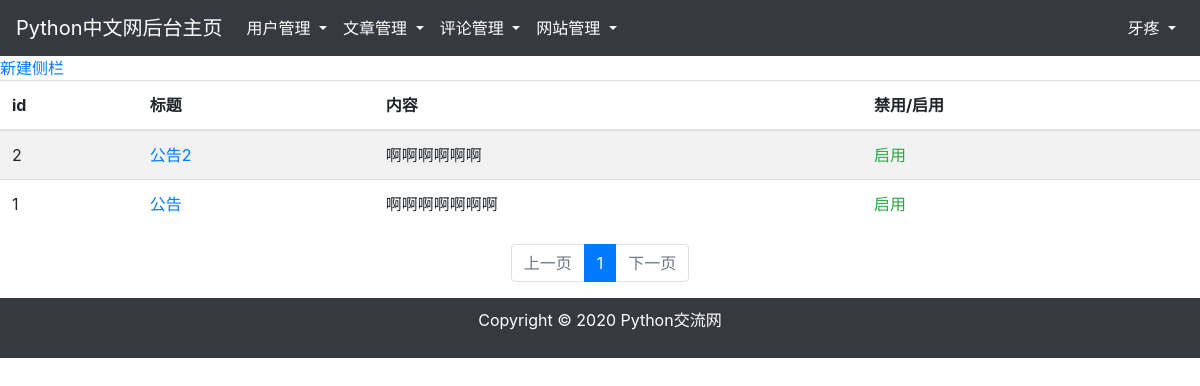
/backstage/sidebar (signed in), run on the app's committed database.
### app/models.py (models this page shows, shortened)
class User(UserMixin, db.Model):
    __tablename__ = 'users'
    id = db.Column(db.Integer, primary_key=True)
    username = db.Column(db.String(64), unique=True)    # 不允许重复
    email = db.Column(db.String(128))
    password_hash = db.Column(db.String(128))
    confirmed = db.Column(db.Boolean, default=False)    # 邮箱验证
    forbid = db.Column(db.Boolean, default=False)   # 禁用，默认为不禁用
    level= db.Column(db.Integer, default=1) # 级别
    comments = db.relationship('Comment', backref='user', cascade='all')    # 评论
    articles = db.relationship('Article', backref='user')               # 文章
    manage_records = db.relationship('Manage_record', backref='user')   # 管理记录
    content_records = db.relationship('Content_record', backref='user') # 内容记录
    @property
    def password(self):
        raise AttributeError('password is not a readable attribute')

class Side_Bar(db.Model):
    __tablename__ = 'sidebars'
    id = db.Column(db.Integer, primary_key=True)
    title = db.Column(db.Text)                      # 侧栏头
    body = db.Column(db.Text)                       # 内容
    forbid = db.Column(db.Boolean, default=False)   # 禁用，默认为不禁用

### app/backstage/sidebar/views.py (the view)
@backstage_blueprint.route('/backstage/sidebar', defaults={'page': 1})
@backstage_blueprint.route('/backstage/sidebar/page/<int:page>', methods=["GET", "POST"])
@login_required
def sidebar_manage(page):
    if current_user.forbid:
        return redirect(request.referrer or url_for('main.index'))
    if current_user.level >= 4:                         # 4级以上可以管理用户， 这里是进入用户管理界面
        per_page = 15                                   # 每页返回的数量
        pagination = Side_Bar.query.order_by(Side_Bar.id.desc()).paginate(page=page, per_page=per_page)    # 按页查询
        sidebars = pagination.items     # 返回查询到的数据
        return render_template('backstage/sidebar/index.html', current_user=current_user, sidebars=sidebars, pagination=pagination)
    flash('权限不够')
    return redirect(request.referrer or url_for('main.index'))

### app/models.py (called while the page is built)
@loginmanager.user_loader
def load_user(user_id):
    return User.query.get(int(user_id))

### app/templates/backstage/sidebar/index.html
{% extends "backstage/base.html" %}
{% block contents %}
<a href="{{ url_for('backstage.build_sidebar')}}">新建侧栏</a>
<table class="table table-striped table-hover">
    <thead>
    <tr>
        <th>id</th>
        <th>标题</th>
        <th>内容</th>
        <th>禁用/启用</th>
    </tr>
    </thead>
    <tbody>
    {% for sidebar in sidebars %}
    <tr>
        <td>{{ sidebar.id }}</td>
        <td>
            <a href="{{ url_for('backstage.edit_sidebar', sidebar_id=sidebar.id) }}" target=_blank>
                {{ sidebar.title }}
            </a>
        </td>
        <td>{{ sidebar.body|striptags|truncate(64) }}</td>
        <td>
            {% if sidebar.forbid %}
            <span class="text-danger">禁用</span>
            {% else %}
            <span class="text-success">启用</span>
            {% endif %}
        </td>
    </tr>
    {% endfor %}
    </tbody>
</table>
<div class="" style="">
    <div class="container">
        <ul class="pagination justify-content-center">
            {% if pagination.has_prev %}
            <li class="page-item "><a class="page-link" href="{{ url_for('backstage.article_manage', page=pagination.prev_num) }}">上一页</a></li>
            {% else %}
            <li class="page-item disabled"><a class="page-link" href="#">上一页</a></li>
            {% endif %}
            {% for page_num in pagination.iter_pages(left_edge=1, left_current=2, right_current=3, right_edge=1) %}
            {% if page_num %}
            {% if pagination.page == page_num %}
            <li class="page-item active"><a class="page-link" href="{{ url_for('backstage.article_manage', page=page_num) }}">{{ page_num }}</a></li>
            {% else %}
            <li class="page-item"><a class="page-link" href="{{ url_for('backstage.article_manage', page=page_num) }}">{{ page_num }}</a></li>
            {% endif %}
            {% else %}
            <li class="page-item disabled"><a class="page-link" href="">......</a></li>
            {% endif %}
            {% endfor %}
            {% if pagination.has_next %}
            <li class="page-item"><a class="page-link" href="{{ url_for('backstage.article_manage', page=pagination.next_num) }}">下一页</a></li>
            {% else %}
            <li class="page-item disabled"><a class="page-link" href="#">下一页</a></li>
            {% endif %}
        </ul>
    </div>
</div>
{% endblock %}

### app/templates/backstage/base.html (shortened to what this page needs)
<!DOCTYPE html>
<html lang="en">
<head>
    <link rel="stylesheet" href="https://cdn.staticfile.org/twitter-bootstrap/4.3.1/css/bootstrap.min.css">
    <link rel="stylesheet" href="https://cdn.staticfile.org/font-awesome/4.7.0/css/font-awesome.css">
    <link rel="stylesheet" href="{{ url_for('static', filename='css/tinymce_full_featured.css' )}}">
</head>
<body background="">
    <div style="height: 100%">
        <nav class="navbar navbar-expand-md bg-dark navbar-dark">
            <a class="navbar-brand" href="{{ url_for('backstage.index') }}">Python中文网后台主页</a>
            <div class="collapse navbar-collapse" id="daohanglanzhedie">
                <ul class="nav navbar-nav">
                    {% if current_user.level>=4 %}
                    <li class="nav-item dropdown">
                        <a class="nav-link dropdown-toggle active" href="#" id="navbardrop" data-toggle="dropdown">
                            用户管理
                        </a>
                    </li>
                    {% endif %}
                    <li class="nav-item dropdown">
                        <a class="nav-link dropdown-toggle active" href="#" id="navbardrop" data-toggle="dropdown">
                            文章管理
                        </a>
                    </li>
                    <li class="nav-item dropdown">
                        <a class="nav-link dropdown-toggle active" href="#" id="navbardrop" data-toggle="dropdown">
                            评论管理
                        </a>
                    </li>
                    {% if current_user.level>=4 %}
                    <li class="nav-item dropdown">
                        <a class="nav-link dropdown-toggle active" href="#" id="navbardrop" data-toggle="dropdown">
                            网站管理
                        </a>
                    </li>
                    {% endif %}
                </ul>
            </div>
            <div class="d-none d-md-block">
                <ul class="nav navbar-nav ">
                    <li class="nav-item dropdown">
                        <a class="nav-link dropdown-toggle active" href="#" id="navbardrop" data-toggle="dropdown">
                            {{ current_user.username }}
                        </a>
                    </li>
                </ul>
            </div>
        </nav>
        <div style="background-color: ">
            {% block contents%}
            {% endblock%}
        </div>
    </div>
    <footer class="bg-dark">
        <div class="container" style="padding: 10px">
            <p class="text-center text-white"> Copyright © 2020 Python交流网 </p>
        </div>
    </footer>
</body>
</html>

### app/templates/backstage/base.html (style rules this page uses)
* { box-sizing: border-box; }

### data on the page
User: username "牙疼"
Side_Bar: id "2", title "公告2", body "啊啊啊啊啊啊", forbid "启用"
Side_Bar: id "1", title "公告", body "啊啊啊啊啊啊啊", forbid "启用"

### other printed values
{{ page_num }} "1"
